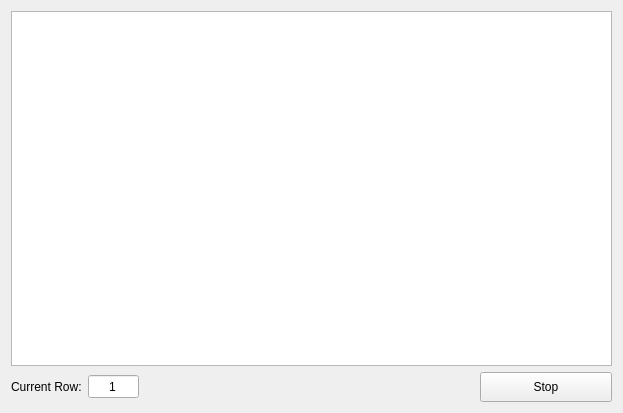
<?xml version="1.0" encoding="UTF-8"?>
<ui version="4.0">
 <class>Form</class>
 <widget class="QWidget" name="Form">
  <property name="geometry">
   <rect>
    <x>0</x>
    <y>0</y>
    <width>623</width>
    <height>413</height>
   </rect>
  </property>
  <property name="windowTitle">
   <string>Form</string>
  </property>
  <layout class="QGridLayout" name="mainGridLayout" columnstretch="0,0,5,2">
   <item row="3" column="0">
    <spacer name="spacer">
     <property name="orientation">
      <enum>Qt::Horizontal</enum>
     </property>
     <property name="sizeHint" stdset="0">
      <size>
       <width>0</width>
       <height>0</height>
      </size>
     </property>
    </spacer>
   </item>
   <item row="2" column="0">
    <widget class="QLabel" name="rowLabel">
     <property name="text">
      <string>Current Row:</string>
     </property>
    </widget>
   </item>
   <item row="2" column="3">
    <widget class="QPushButton" name="stopButton">
     <property name="minimumSize">
      <size>
       <width>0</width>
       <height>30</height>
      </size>
     </property>
     <property name="text">
      <string>Stop</string>
     </property>
    </widget>
   </item>
   <item row="2" column="2">
    <spacer name="horizontalSpacer">
     <property name="orientation">
      <enum>Qt::Horizontal</enum>
     </property>
    </spacer>
   </item>
   <item row="0" column="0" colspan="4">
    <widget class="QListWidget" name="logsListWidget"/>
   </item>
   <item row="2" column="1">
    <widget class="QSpinBox" name="rowSpin">
     <property name="minimumSize">
      <size>
       <width>0</width>
       <height>25</height>
      </size>
     </property>
     <property name="alignment">
      <set>Qt::AlignCenter</set>
     </property>
     <property name="readOnly">
      <bool>true</bool>
     </property>
     <property name="buttonSymbols">
      <enum>QAbstractSpinBox::NoButtons</enum>
     </property>
     <property name="minimum">
      <number>1</number>
     </property>
     <property name="maximum">
      <number>100000</number>
     </property>
    </widget>
   </item>
  </layout>
 </widget>
 <resources/>
 <connections/>
</ui>
